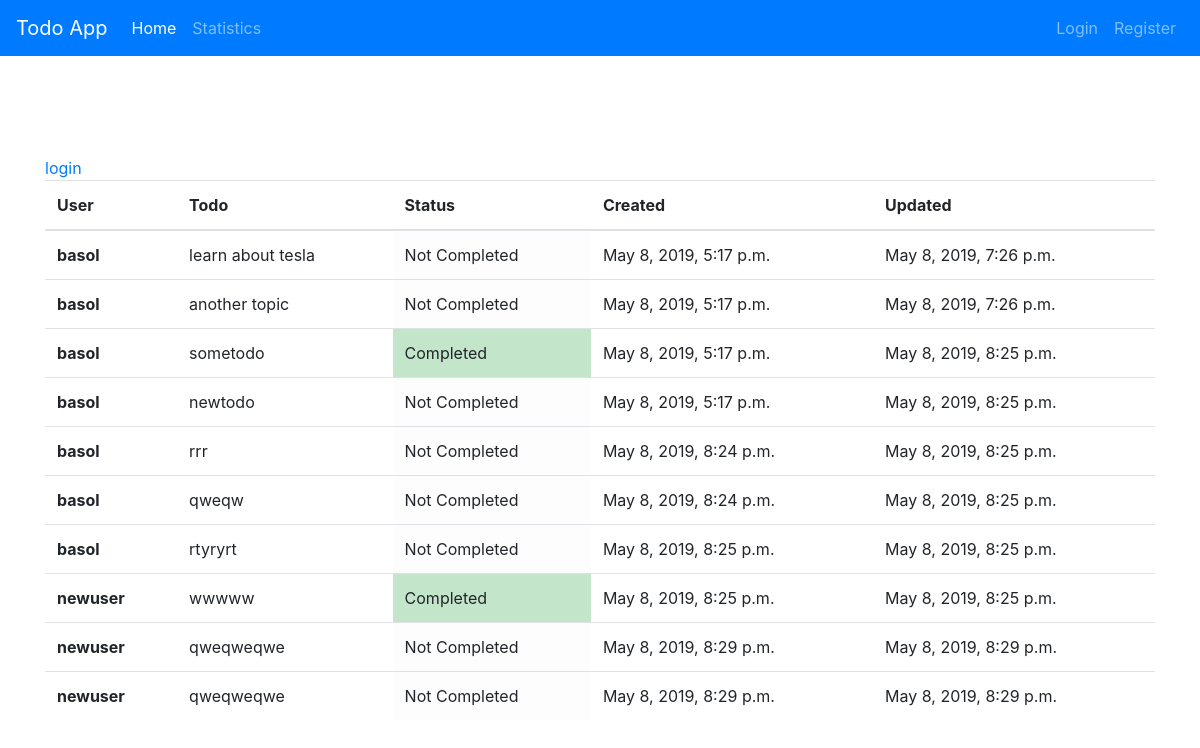
The page / on the database its author committed.
### todo/models.py (models this page shows, shortened)
class Todo(models.Model):
    user = models.ForeignKey(User, default=1, null=True, on_delete=models.SET_NULL)
    text = models.TextField(verbose_name = "Text")
    is_completed = models.BooleanField(verbose_name = "Status")
    created_time = models.DateTimeField(auto_now_add=True)
    last_updated = models.DateTimeField(auto_now=True)
    class Meta:
        ordering = ['id', '-created_time']

### todo/views.py (the view)
# urls.py: path('', home_page),
def home_page(request):
    objects = Todo.objects.all()
    template_name = "home.html"
    context = { "objects": objects}
    return render(request, template_name, context)

### templates/home.html (shortened to what this page needs)
{% extends "base.html" %}
{% block content %}
{% if user.is_authenticated %}
    <h3>Welcome {{ user.username }} !</h3>
    <p>A simple todo app</p>
    {% if user.is_authenticated %}
      <a href="/create-todo" class = "btn btn-light">Create</a>
      <a href="/import-todo" class = "btn btn-primary">Import</a>
      <a href="/export-todo" class = "float-right btn btn-danger">Export</a>
    {% else %}
    {% endif %}
    <br>
{% else %}
    <a href="{% url 'login' %}">login</a>
{% endif %}
<table class="table">
  <thead>
    <tr>
      <th scope="col">User</th>
      <th scope="col">Todo</th>
      <th scope="col">Status</th>
      <th scope="col">Created</th>
      <th scope="col">Updated</th>
    </tr>
  </thead>
  <tbody>
    {% for obj in objects %}
    <tr>
      <th scope="row">{{obj.user}}</th>
      <td>{{obj.text}}</td>
      {% if obj.is_completed %}
        <td class="table-success">Completed</td>
      {% else %}
        <td class="table-light">Not Completed</td>
      {% endif %}
      <td>{{obj.created_time}}</td>
      <td>{{obj.last_updated}}</td>
    </tr>
    {% endfor %}
  </tbody>
</table>
{% endblock content %}

### templates/base.html (shortened to what this page needs)
<!doctype html>
<html lang="en">
  <head>
    <link rel="stylesheet" href="https://stackpath.bootstrapcdn.com/bootstrap/4.3.1/css/bootstrap.min.css">
  </head>
    {% include "navbar.html" %}
    <div style="margin-top: 100px" class = "container">
        {% block content %}
        {% endblock %}
    </div>
  </body>
</html>

### templates/navbar.html (shortened to what this page needs)
<nav class="navbar navbar-expand-lg navbar-dark bg-primary">
  <a class="navbar-brand" href="#">Todo App</a>
  <div class="collapse navbar-collapse" id="navbarSupportedContent">
    <ul class="navbar-nav mr-auto">
      <li class="nav-item active">
        <a class="nav-link" href="/">Home <span class="sr-only">(current)</span></a>
      </li>
      <li class="nav-item">
        <a class="nav-link" href="/statistics">Statistics</a>
      </li>
    </ul>
    <ul class="navbar-nav">
    {% if user.is_authenticated %}
      <li class="nav-item dropdown">
        <a class="nav-link dropdown-toggle" href="#" id="navbarDropdown" role="button" data-toggle="dropdown" aria-haspopup="true" aria-expanded="false">{{user.username}}</a>
        <div class="dropdown-menu" aria-labelledby="navbarDropdown">
          <a class="dropdown-item" href="/profile/{{ user.id }}/">Profile</a>
          <div class="dropdown-divider"></div>
          <a class="dropdown-item" href="{% url 'logout' %}">Logout</a>
    {% else %}
            <a class="nav-link" href="/user/login">Login </a>
            <a class="nav-link" href="/register">Register </a>
    {% endif %}
        </div>
</nav>

### rows shown on the page
Todo: user "basol", text "learn about tesla", is_completed "Not Completed", created_time "May 8, 2019, 5:17 p.m.", last_updated "May 8, 2019, 7:26 p.m."
Todo: user "basol", text "another topic", is_completed "Not Completed", created_time "May 8, 2019, 5:17 p.m.", last_updated "May 8, 2019, 7:26 p.m."
Todo: user "basol", text "sometodo", is_completed "Completed", created_time "May 8, 2019, 5:17 p.m.", last_updated "May 8, 2019, 8:25 p.m."
Todo: user "basol", text "newtodo", is_completed "Not Completed", created_time "May 8, 2019, 5:17 p.m.", last_updated "May 8, 2019, 8:25 p.m."
Todo: user "basol", text "rrr", is_completed "Not Completed", created_time "May 8, 2019, 8:24 p.m.", last_updated "May 8, 2019, 8:25 p.m."
Todo: user "basol", text "qweqw", is_completed "Not Completed", created_time "May 8, 2019, 8:24 p.m.", last_updated "May 8, 2019, 8:25 p.m."
Todo: user "basol", text "rtyryrt", is_completed "Not Completed", created_time "May 8, 2019, 8:25 p.m.", last_updated "May 8, 2019, 8:25 p.m."
Todo: user "newuser", text "wwwww", is_completed "Completed", created_time "May 8, 2019, 8:25 p.m.", last_updated "May 8, 2019, 8:25 p.m."
Todo: user "newuser", text "qweqweqwe", is_completed "Not Completed", created_time "May 8, 2019, 8:29 p.m.", last_updated "May 8, 2019, 8:29 p.m."
Todo: user "newuser", text "qweqweqwe", is_completed "Not Completed", created_time "May 8, 2019, 8:29 p.m.", last_updated "May 8, 2019, 8:29 p.m."
